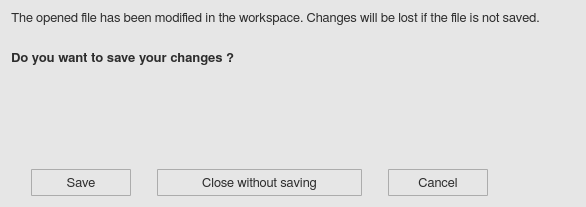
<?xml version="1.0" encoding="UTF-8"?>
<ui version="4.0">
 <class>asksaveWindow</class>
 <widget class="QWidget" name="asksaveWindow">
  <property name="geometry">
   <rect>
    <x>0</x>
    <y>0</y>
    <width>586</width>
    <height>207</height>
   </rect>
  </property>
  <property name="minimumSize">
   <size>
    <width>0</width>
    <height>0</height>
   </size>
  </property>
  <property name="maximumSize">
   <size>
    <width>16777215</width>
    <height>16777215</height>
   </size>
  </property>
  <property name="font">
   <font>
    <family>FreeSans</family>
    <pointsize>10</pointsize>
    <weight>50</weight>
    <bold>false</bold>
    <stylestrategy>PreferAntialias</stylestrategy>
    <kerning>true</kerning>
   </font>
  </property>
  <property name="windowTitle">
   <string>Warning</string>
  </property>
  <property name="windowIcon">
   <iconset>
    <normaloff>icons/warning_popup_icon.svg</normaloff>icons/warning_popup_icon.svg</iconset>
  </property>
  <property name="styleSheet">
   <string notr="true">QWidget {
	background-color: rgb(230,230,230);
}</string>
  </property>
  <layout class="QGridLayout" name="gridLayout">
   <item row="0" column="0">
    <widget class="QLabel" name="label">
     <property name="sizePolicy">
      <sizepolicy hsizetype="Expanding" vsizetype="Expanding">
       <horstretch>0</horstretch>
       <verstretch>0</verstretch>
      </sizepolicy>
     </property>
     <property name="minimumSize">
      <size>
       <width>0</width>
       <height>0</height>
      </size>
     </property>
     <property name="maximumSize">
      <size>
       <width>16777215</width>
       <height>16777215</height>
      </size>
     </property>
     <property name="font">
      <font>
       <family>FreeSans</family>
       <pointsize>10</pointsize>
       <weight>50</weight>
       <bold>false</bold>
       <stylestrategy>PreferAntialias</stylestrategy>
       <kerning>true</kerning>
      </font>
     </property>
     <property name="styleSheet">
      <string notr="true">QLabel {
   color: rgb(45,45,45);
}</string>
     </property>
     <property name="frameShape">
      <enum>QFrame::NoFrame</enum>
     </property>
     <property name="frameShadow">
      <enum>QFrame::Plain</enum>
     </property>
     <property name="lineWidth">
      <number>0</number>
     </property>
     <property name="midLineWidth">
      <number>0</number>
     </property>
     <property name="text">
      <string>&lt;html&gt;&lt;head/&gt;&lt;body&gt;&lt;p align=&quot;justify&quot;&gt;The opened file has been modified in the workspace. Changes will be lost if the file is not saved.&lt;br/&gt;&lt;/p&gt;&lt;p&gt;&lt;span style=&quot; font-weight:600;&quot;&gt;Do you want to save your changes ?&lt;/span&gt;&lt;/p&gt;&lt;/body&gt;&lt;/html&gt;</string>
     </property>
     <property name="textFormat">
      <enum>Qt::AutoText</enum>
     </property>
     <property name="alignment">
      <set>Qt::AlignJustify|Qt::AlignTop</set>
     </property>
     <property name="wordWrap">
      <bool>true</bool>
     </property>
    </widget>
   </item>
   <item row="1" column="0">
    <spacer name="verticalSpacer">
     <property name="orientation">
      <enum>Qt::Vertical</enum>
     </property>
     <property name="sizeType">
      <enum>QSizePolicy::Fixed</enum>
     </property>
     <property name="sizeHint" stdset="0">
      <size>
       <width>20</width>
       <height>20</height>
      </size>
     </property>
    </spacer>
   </item>
   <item row="2" column="0">
    <layout class="QHBoxLayout" name="horizontalLayout">
     <item>
      <spacer name="horizontalSpacer_2">
       <property name="orientation">
        <enum>Qt::Horizontal</enum>
       </property>
       <property name="sizeType">
        <enum>QSizePolicy::Fixed</enum>
       </property>
       <property name="sizeHint" stdset="0">
        <size>
         <width>20</width>
         <height>20</height>
        </size>
       </property>
      </spacer>
     </item>
     <item>
      <widget class="QToolButton" name="save_button">
       <property name="minimumSize">
        <size>
         <width>100</width>
         <height>27</height>
        </size>
       </property>
       <property name="maximumSize">
        <size>
         <width>100</width>
         <height>27</height>
        </size>
       </property>
       <property name="font">
        <font>
         <family>FreeSans</family>
         <pointsize>10</pointsize>
         <weight>50</weight>
         <bold>false</bold>
         <stylestrategy>PreferDefault</stylestrategy>
         <kerning>true</kerning>
        </font>
       </property>
       <property name="styleSheet">
        <string notr="true">QToolButton {
	border: 1px solid #acacac;
	border-radius: 1px;
	background-color: qlineargradient(x1:0, y1:0, x2:0, y2:1,
									stop:0 #f0f0f0, stop:1 #e5e5e5);
    color: rgb(45,45,45);
}

QToolButton:hover {
	border: 1px solid #7eb4ea;
	border-radius: 1px;
	background-color: qlineargradient(x1:0, y1:0, x2:0, y2:1,
									stop:0 #ecf4fc, stop:1 #dcecfc);
}

QToolButton:pressed {
	border: 1px solid #579de5;
	border-radius: 1px;
	background-color: qlineargradient(x1:0, y1:0, x2:0, y2:1,
									stop:0 #daecfc, stop:1 #c4e0fc);
}</string>
       </property>
       <property name="text">
        <string>Save</string>
       </property>
       <property name="iconSize">
        <size>
         <width>25</width>
         <height>25</height>
        </size>
       </property>
      </widget>
     </item>
     <item>
      <spacer name="horizontalSpacer_3">
       <property name="orientation">
        <enum>Qt::Horizontal</enum>
       </property>
       <property name="sizeType">
        <enum>QSizePolicy::Fixed</enum>
       </property>
       <property name="sizeHint" stdset="0">
        <size>
         <width>20</width>
         <height>20</height>
        </size>
       </property>
      </spacer>
     </item>
     <item>
      <widget class="QToolButton" name="close_button">
       <property name="minimumSize">
        <size>
         <width>205</width>
         <height>27</height>
        </size>
       </property>
       <property name="maximumSize">
        <size>
         <width>205</width>
         <height>27</height>
        </size>
       </property>
       <property name="font">
        <font>
         <family>FreeSans</family>
         <pointsize>10</pointsize>
         <weight>50</weight>
         <bold>false</bold>
         <stylestrategy>PreferDefault</stylestrategy>
         <kerning>true</kerning>
        </font>
       </property>
       <property name="styleSheet">
        <string notr="true">QToolButton {
	border: 1px solid #acacac;
	border-radius: 1px;
	background-color: qlineargradient(x1:0, y1:0, x2:0, y2:1,
									stop:0 #f0f0f0, stop:1 #e5e5e5);
    color: rgb(45,45,45);
}

QToolButton:hover {
	border: 1px solid #7eb4ea;
	border-radius: 1px;
	background-color: qlineargradient(x1:0, y1:0, x2:0, y2:1,
									stop:0 #ecf4fc, stop:1 #dcecfc);
}

QToolButton:pressed {
	border: 1px solid #579de5;
	border-radius: 1px;
	background-color: qlineargradient(x1:0, y1:0, x2:0, y2:1,
									stop:0 #daecfc, stop:1 #c4e0fc);
}</string>
       </property>
       <property name="text">
        <string>Close without saving</string>
       </property>
       <property name="iconSize">
        <size>
         <width>25</width>
         <height>25</height>
        </size>
       </property>
      </widget>
     </item>
     <item>
      <spacer name="horizontalSpacer_4">
       <property name="orientation">
        <enum>Qt::Horizontal</enum>
       </property>
       <property name="sizeType">
        <enum>QSizePolicy::Fixed</enum>
       </property>
       <property name="sizeHint" stdset="0">
        <size>
         <width>20</width>
         <height>20</height>
        </size>
       </property>
      </spacer>
     </item>
     <item>
      <widget class="QToolButton" name="cancel_button">
       <property name="minimumSize">
        <size>
         <width>100</width>
         <height>27</height>
        </size>
       </property>
       <property name="maximumSize">
        <size>
         <width>100</width>
         <height>27</height>
        </size>
       </property>
       <property name="font">
        <font>
         <family>FreeSans</family>
         <pointsize>10</pointsize>
         <weight>50</weight>
         <bold>false</bold>
         <stylestrategy>PreferDefault</stylestrategy>
         <kerning>true</kerning>
        </font>
       </property>
       <property name="styleSheet">
        <string notr="true">QToolButton {
	border: 1px solid #acacac;
	border-radius: 1px;
	background-color: qlineargradient(x1:0, y1:0, x2:0, y2:1,
									stop:0 #f0f0f0, stop:1 #e5e5e5);
    color: rgb(45,45,45);
}

QToolButton:hover {
	border: 1px solid #7eb4ea;
	border-radius: 1px;
	background-color: qlineargradient(x1:0, y1:0, x2:0, y2:1,
									stop:0 #ecf4fc, stop:1 #dcecfc);
}

QToolButton:pressed {
	border: 1px solid #579de5;
	border-radius: 1px;
	background-color: qlineargradient(x1:0, y1:0, x2:0, y2:1,
									stop:0 #daecfc, stop:1 #c4e0fc);
}</string>
       </property>
       <property name="text">
        <string>Cancel</string>
       </property>
       <property name="iconSize">
        <size>
         <width>25</width>
         <height>25</height>
        </size>
       </property>
      </widget>
     </item>
     <item>
      <spacer name="horizontalSpacer">
       <property name="orientation">
        <enum>Qt::Horizontal</enum>
       </property>
       <property name="sizeHint" stdset="0">
        <size>
         <width>40</width>
         <height>20</height>
        </size>
       </property>
      </spacer>
     </item>
    </layout>
   </item>
  </layout>
 </widget>
 <resources/>
 <connections/>
</ui>
